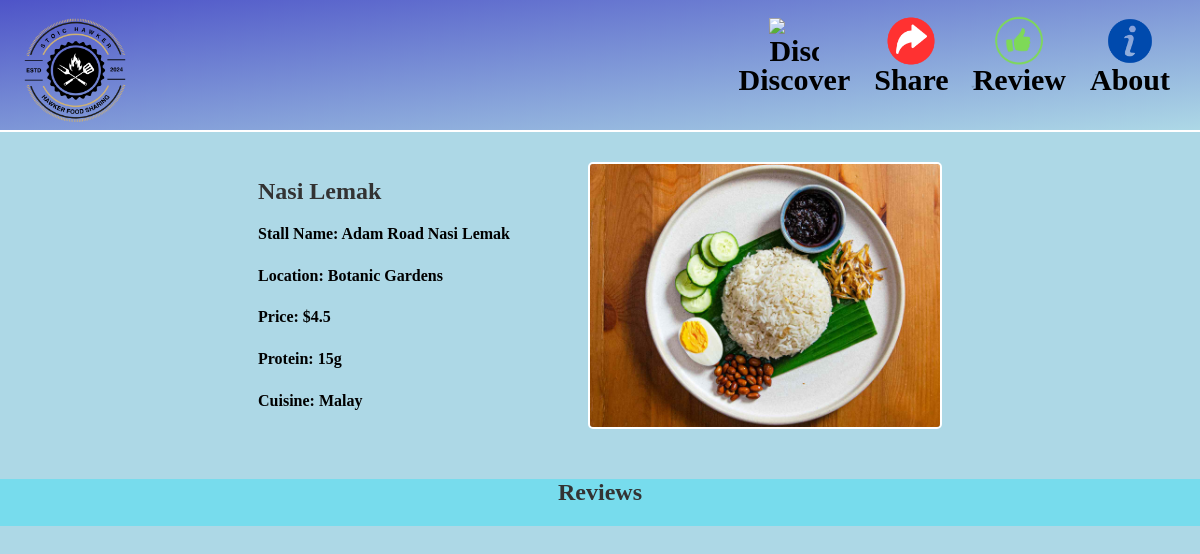
Screenshot of /food_details/Nasi Lemak with the database file from the repository.
### tables this page shows
CREATE TABLE "Details" (
	`DishName`	TEXT,
	`StallName`	TEXT NOT NULL,
	`Location`	TEXT NOT NULL,
	`Price`	NUMERIC NOT NULL,
	`Protein`	INTEGER NOT NULL,
	`Cuisine`	TEXT NOT NULL,
	`Image`	TEXT,
	PRIMARY KEY(`DishName`)
);

### app.py (the view)
@app.route('/food_details/<dishName>')
def food_details(dishName):
    details = getDetails(dishName)
    reviews = getReviews(dishName)
    if details:
        return render_template('HfoodDetails.html', food=details, reviews=reviews)
    else:
        return "Food not found", 404

### app.py (called while the page is built)
def getDetails(DishName):
    conn = sqlite3.connect('hawker.db')
    cursor = conn.execute('''SELECT Details.DishName, Details.StallName, Details.Location,
                                    Details.Price, Details.Protein, Details.Cuisine,
                                    Details.Image
                             FROM Details
                             WHERE Details.DishName=?''', (DishName,))
    data = cursor.fetchone()  # Fetch the single record
    conn.close()
    return data

def getReviews(DishName):
    conn = sqlite3.connect('hawker.db')
    cursor = conn.execute('''SELECT Rating, Comments
                             FROM Review
                             WHERE DishName=?''', (DishName,))
    reviews = cursor.fetchall()  # Fetch all the review records
    conn.close()
    return reviews

### templates/HfoodDetails.html (shortened to what this page needs)
<!doctype html>
<html>
	<head>
	<link rel="stylesheet" href="{{ url_for('static', filename='Hfooddetailsstyle.css') }}">
	</head>
	<header>
		<div class="container">
		  <a href="{{ url_for('discover') }}" class="logo"><img id='logoimg' src="{{ url_for('static',filename='logo.png') }}"></a>
		  <nav>
			<a href="{{ url_for('discover') }}" class="nav-link discover-link">
			  <img id="discoverimg" src="{{ url_for('static',filename='discover.png') }}" alt="Discover">
			  <span class="nav-text">Discover</span>
			</a>
			<a href="{{ url_for('share') }}" class="nav-link share-link">
				<img id="shareimg" src="{{ url_for('static',filename='share.png') }}" alt="Share">
				<span class="nav-text">Share</span>
			</a>
			<a href="{{ url_for('review') }}" class="nav-link review-link">
			  <img id="reviewimg" src="{{ url_for('static',filename='review.png') }}" alt="Review">
			  <span class="nav-text">Review</span>
			</a>
			<a href="{{ url_for('about') }}" class="nav-link about-link">
				<img id="aboutimg" src="{{ url_for('static',filename='about.png') }}" alt="About">
				<span class="nav-text">About</span>
			  </a>
		  </nav>
		</div>
	  </header>
      <body>
		<div class="food-details-container">
			<div class="food-details">
				<h1>{{ food[0] }}</h1>
				<p>Stall Name: {{ food[1] }}</p>
				<p>Location: {{ food[2] }}</p>
				<p>Price: ${{ food[3] }}</p>
				<p>Protein: {{ food[4] }}g</p>
				<p>Cuisine: {{ food[5] }}</p>
			</div>
			<img id="food-image" src="{{ url_for('get_file', filename=food[6]) }}" alt="Food Image">
		</div>
		<div class="review-section">
			<h2>Reviews</h2>
		</div>
      </body>
</html>

### static/Hfooddetailsstyle.css (style rules this page uses)
body { background: #ADD8E6; margin: 0; padding: 0; }
header { background: linear-gradient(to bottom right, #4e54c8, #ADD8E6); color: #fff; padding: 0; width: 100%; height: 130px; border-bottom: 2px solid #fff; }
.container { display: flex; justify-content: space-between; align-items: center; max-width: 1200px; margin: 0; padding: 0; }
.discover-link { display: flex; flex-direction: column; align-items: center; text-align: center; text-decoration: none; }
#logoimg { max-height: 30%; max-width: 30%; margin: 0; padding: 0; }
#discoverimg, #shareimg, #reviewimg, #aboutimg { position: absolute; top: -40px; left: 50%; transform: translateX(-50%); max-width: 50px; }
#shareimg { top: -52px; max-width: 70px; }
#reviewimg { top: -65px; max-width: 95px; }
#aboutimg { top: -52px; max-width: 70px; }
.nav-link { position: relative; display: inline-flex; align-items: center; text-decoration: none; color: #000000; margin-left: 20px; }
.nav-text { text-align: center; margin-top: 5px; }
nav { padding-right: 30px; }
nav a { display: inline-block; color: #000000; text-decoration: none; margin-left: 20px; font-size: 30px; font-weight: bolder; }
nav a:first-child { margin-left: 0; }
.food-details-container { display: flex; align-items: center; margin-bottom: 20px; padding:30px }
.food-details { flex: 1; margin-left: 20% }
#food-image { max-width: 350px; height: auto; border: 2px solid #fff; border-radius: 5px; margin-right: 20%; }
.review-section { text-align: center; background-color: #77dced; }
h1, h2 { color: #333; font-size: 24px; font-weight: bold; }
p, li { color: #000000; font-size: 16px; line-height: 1.6; font-weight: bold; }

### rows the page displays
Details: DishName "Nasi Lemak", StallName "Adam Road Nasi Lemak", Location "Botanic Gardens", Price "4.5", Protein "15", Cuisine "Malay", Image (picture)
